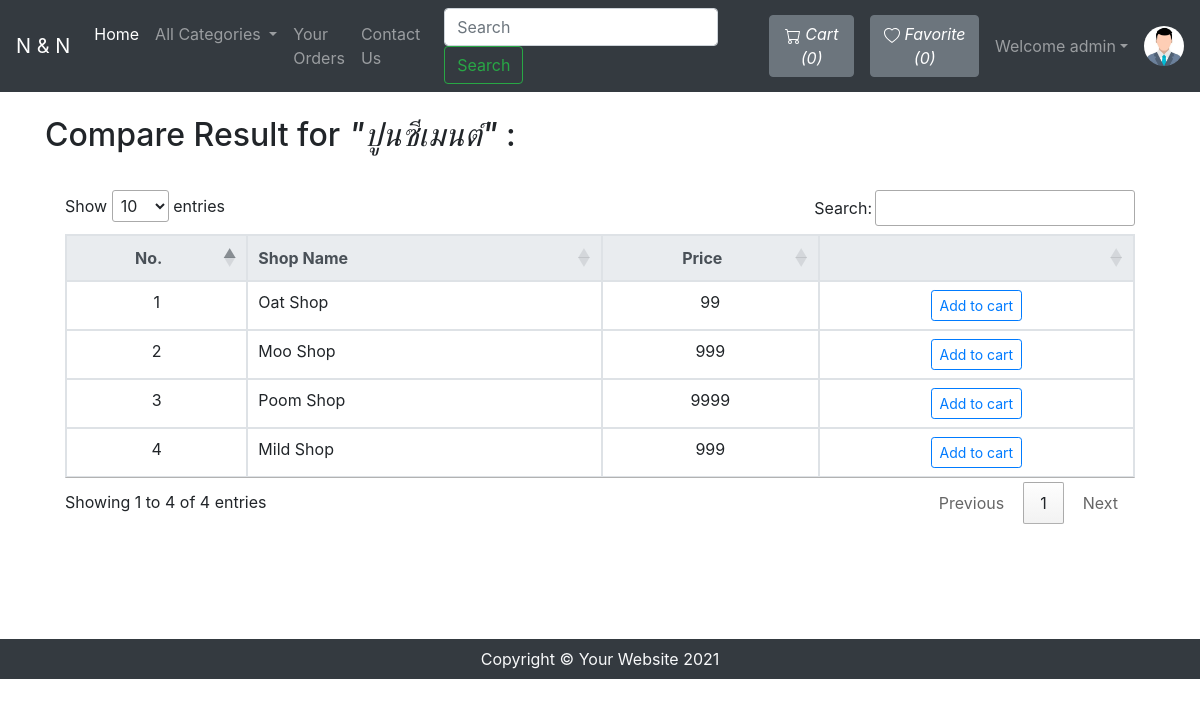
The app's page /OnlineStore/viewCompare.php?productCode=1 (signed in), older data.
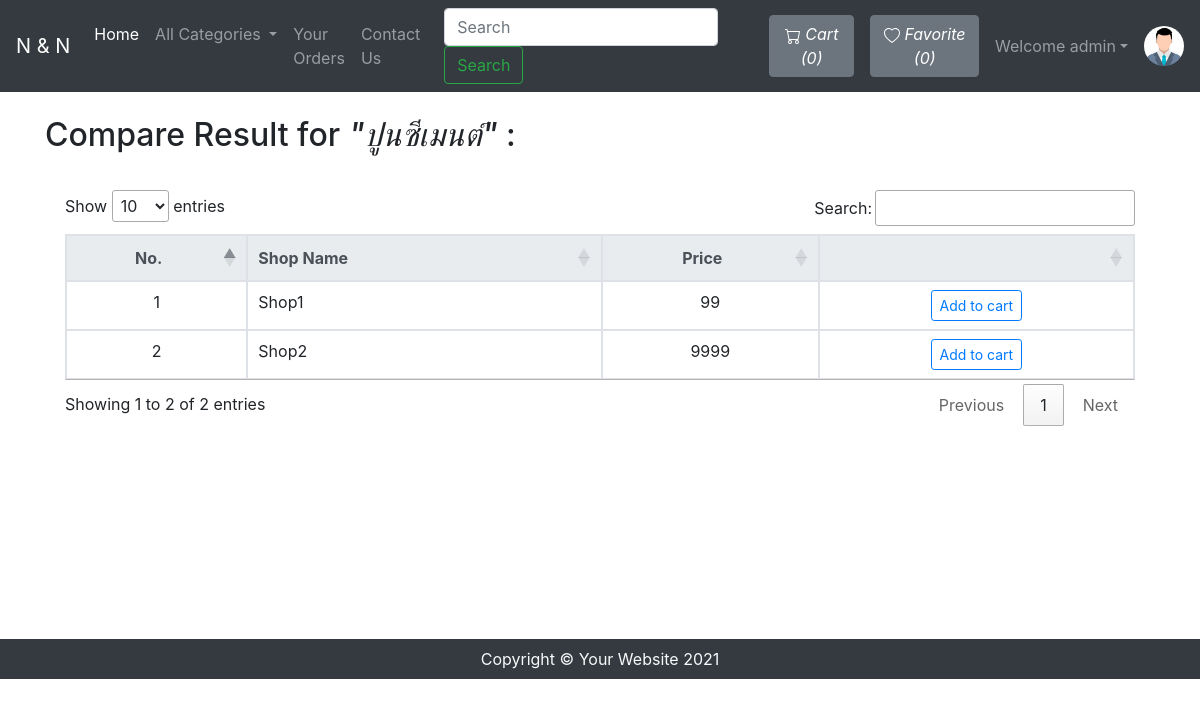
The same page, newer data.
### tables this page shows
CREATE TABLE `products` (
  `productId` int(12) NOT NULL,
  `productCode` varchar(255) NOT NULL,
  `productName` varchar(255) NOT NULL,
  `productPrice` int(12) NOT NULL,
  `productDesc` text NOT NULL,
  `productCategorieId` int(12) NOT NULL,
  `shopId` int(11) NOT NULL,
  `quantity` int(11) NOT NULL,
  `productPubDate` datetime NOT NULL DEFAULT current_timestamp()
);

CREATE TABLE `shops` (
  `shopId` int(11) NOT NULL,
  `shopName` varchar(255) NOT NULL,
  `contact` varchar(10) NOT NULL,
  `address` text NOT NULL,
  `latitude` double DEFAULT NULL,
  `longitude` double DEFAULT NULL,
  `dateTime` datetime NOT NULL DEFAULT current_timestamp()
);

### OnlineStore/viewCompare.php (the view, shortened to what this page needs)
<!DOCTYPE html>
<html lang="en">
<head>
	<link rel="stylesheet" href="https://stackpath.bootstrapcdn.com/bootstrap/4.4.1/css/bootstrap.min.css">
	<link rel="stylesheet" href="https://use.fontawesome.com/releases/v5.8.2/css/all.css">
	<link rel="stylesheet" type="text/css" href="https://cdn.datatables.net/1.11.3/css/jquery.dataTables.min.css">
</head>
<body>
	<?php require 'partials/_nav.php' ?>
	<?php
		$productCode = $_GET['productCode'];
		$sql = "SELECT * FROM `products` WHERE `productCode`= $productCode";
		$result = mysqli_query($conn, $sql);
		$row = mysqli_fetch_assoc($result);
		$productName = $row['productName'];
	?>
	<div class="container my-3" id="cont">
		<h2 class="py-2">Compare Result for <em>"<?php  echo $productName ?>"</em> :</h2>
		<div class="row">
			<div class="col-lg-12">
				<div class="card-body">
					<div class="table-responsive">
						<table class="table table-bordered" id="compareTable" width="100%" cellspacing="0">
							<thead class="thead-light">
								<tr>
									<th class="text-center">No.</th>
									<th>Shop Name</th>
									<th class="text-center">Price</th>
									<th></th>
								</tr>
							</thead>
							<tbody>
								<?php
									$sql = "SELECT * FROM `products` WHERE `productCode`= $productCode AND `quantity` != 0";
									$result = mysqli_query($conn, $sql);
									$counter = 0;
									while ($row = mysqli_fetch_assoc($result)) {
										$productId = $row['productId'];
										$productPrice = $row['productPrice'];
										$shopId = $row['shopId'];
										$mysql = "SELECT * FROM `shops` WHERE `shopId` = $shopId";
										$myresult = mysqli_query($conn, $mysql);
										$myrow = mysqli_fetch_assoc($myresult);
										$shopName = $myrow['shopName'];
										$counter++;
										echo '<tr>
												<td class="text-center">' . $counter . '</td>
												<td>' . $shopName . '</td>
												<td class="text-center">' . $productPrice . '</td>';
												if ($loggedin) {
													echo '<td class="text-center">
															<form class="text-center" action="partials/_manageCartOriginal.php" method="POST">
																<button name="addToCart" class="btn btn-sm btn-outline-primary">Add to cart</button>
																<input type="hidden" name="itemId" value="' . $productId . '">
																<input type="hidden" name="productCode" value="' . $productCode . '">
																<input type="hidden" name="shopId" value="' . $shopId . '">
															</form>
														</td>';
												} else {
													echo '<td class="text-center">
															<button class="btn btn-sm btn-outline-primary" data-toggle="modal" data-target="#loginModal">Add to Cart</button>
														</td>';
												}
											echo '</tr>';
									}
								?>
							</tbody>
						</table>
					</div>
				</div>
			</div>
		</div>
	</div>
	<?php require 'partials/_footer.php' ?>
</body>
</html>

Row changes from the older to the newer data that the page shows:
removed products: shopId.shopName "Moo Shop", productPrice "999"
removed products: shopId.shopName "Mild Shop", productPrice "999"
changed through a linked row, products "ปูนซีเมนต์": shopId.shopName "Oat Shop" → "Shop1"
changed products: shopId.shopName "Poom Shop" → "Shop2"
Text that changed along with them:
text written by a page script: "Show entries Search: Showing 1 to 4 of 4 entries Previous 1 Next" → "Show entries Search: Showing 1 to 2 of 2 entries Previous 1 Next"
